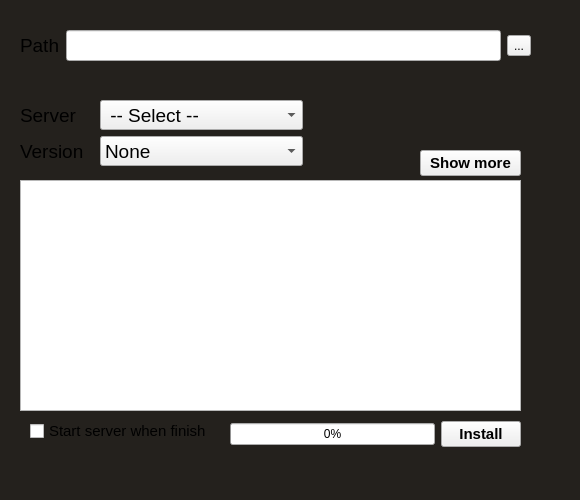
  <widget class="QFrame" name="installFrame">
   <property name="geometry">
    <rect>
     <x>160</x>
     <y>110</y>
     <width>580</width>
     <height>500</height>
    </rect>
   </property>
   <property name="styleSheet">
    <string notr="true"/>
   </property>
   <property name="frameShape">
    <enum>QFrame::StyledPanel</enum>
   </property>
   <property name="frameShadow">
    <enum>QFrame::Raised</enum>
   </property>
   <widget class="QWidget" name="horizontalLayoutWidget_7">
    <property name="geometry">
     <rect>
      <x>20</x>
      <y>30</y>
      <width>511</width>
      <height>31</height>
     </rect>
    </property>
    <layout class="QHBoxLayout" name="horizontalLayout_8">
     <item>
      <widget class="QLabel" name="label_13">
       <property name="font">
        <font>
         <pointsize>14</pointsize>
        </font>
       </property>
       <property name="text">
        <string>Path</string>
       </property>
      </widget>
     </item>
     <item>
      <widget class="QLineEdit" name="lineEdit_4">
       <property name="font">
        <font>
         <pointsize>14</pointsize>
        </font>
       </property>
      </widget>
     </item>
     <item>
      <widget class="QToolButton" name="toolButton_2">
       <property name="text">
        <string>...</string>
       </property>
      </widget>
     </item>
    </layout>
   </widget>
   <widget class="QWidget" name="horizontalLayoutWidget_9">
    <property name="geometry">
     <rect>
      <x>230</x>
      <y>420</y>
      <width>291</width>
      <height>28</height>
     </rect>
    </property>
    <layout class="QHBoxLayout" name="horizontalLayout_10">
     <item>
      <widget class="QProgressBar" name="progressBar">
       <property name="value">
        <number>0</number>
       </property>
       <property name="invertedAppearance">
        <bool>false</bool>
       </property>
      </widget>
     </item>
     <item>
      <widget class="QPushButton" name="pushButton_install">
       <property name="font">
        <font>
         <pointsize>11</pointsize>
         <weight>75</weight>
         <bold>true</bold>
        </font>
       </property>
       <property name="text">
        <string>Install</string>
       </property>
      </widget>
     </item>
    </layout>
   </widget>
   <widget class="QLabel" name="label_InstallError">
    <property name="geometry">
     <rect>
      <x>40</x>
      <y>430</y>
      <width>471</width>
      <height>23</height>
     </rect>
    </property>
    <property name="font">
     <font>
      <pointsize>14</pointsize>
     </font>
    </property>
    <property name="styleSheet">
     <string notr="true">color: rgb(255, 0, 0);</string>
    </property>
    <property name="inputMethodHints">
     <set>Qt::ImhNone</set>
    </property>
    <property name="text">
     <string/>
    </property>
   </widget>
   <widget class="QPushButton" name="pushButton_showInstall">
    <property name="geometry">
     <rect>
      <x>420</x>
      <y>150</y>
      <width>101</width>
      <height>26</height>
     </rect>
    </property>
    <property name="font">
     <font>
      <pointsize>11</pointsize>
      <weight>75</weight>
      <bold>true</bold>
     </font>
    </property>
    <property name="text">
     <string>Show more</string>
    </property>
   </widget>
   <widget class="QLabel" name="label_imageBody_5">
    <property name="geometry">
     <rect>
      <x>0</x>
      <y>0</y>
      <width>580</width>
      <height>500</height>
     </rect>
    </property>
    <property name="styleSheet">
     <string notr="true">background-color: rgb(36, 33, 29);</string>
    </property>
    <property name="text">
     <string/>
    </property>
    <property name="pixmap">
     <pixmap>repository/mapbody.png</pixmap>
    </property>
    <property name="scaledContents">
     <bool>true</bool>
    </property>
   </widget>
   <widget class="QWidget" name="formLayoutWidget_4">
    <property name="geometry">
     <rect>
      <x>20</x>
      <y>100</y>
      <width>283</width>
      <height>66</height>
     </rect>
    </property>
    <layout class="QFormLayout" name="formLayout_4">
     <item row="0" column="0">
      <widget class="QLabel" name="label_34">
       <property name="font">
        <font>
         <pointsize>14</pointsize>
        </font>
       </property>
       <property name="text">
        <string>Server</string>
       </property>
      </widget>
     </item>
     <item row="0" column="1">
      <widget class="QComboBox" name="comboBox_server">
       <property name="font">
        <font>
         <pointsize>14</pointsize>
        </font>
       </property>
       <item>
        <property name="text">
         <string> -- Select --</string>
        </property>
       </item>
       <item>
        <property name="text">
         <string>Minecraft java server</string>
        </property>
       </item>
       <item>
        <property name="text">
         <string>Forge</string>
        </property>
       </item>
       <item>
        <property name="text">
         <string>Spigot</string>
        </property>
       </item>
      </widget>
     </item>
     <item row="1" column="0">
      <widget class="QLabel" name="label_14">
       <property name="font">
        <font>
         <pointsize>14</pointsize>
        </font>
       </property>
       <property name="text">
        <string>Version  </string>
       </property>
      </widget>
     </item>
     <item row="1" column="1">
      <widget class="QComboBox" name="comboBox_version">
       <property name="font">
        <font>
         <pointsize>14</pointsize>
        </font>
       </property>
       <item>
        <property name="text">
         <string>None</string>
        </property>
       </item>
      </widget>
     </item>
    </layout>
   </widget>
   <widget class="QCheckBox" name="checkBox">
    <property name="geometry">
     <rect>
      <x>30</x>
      <y>420</y>
      <width>176</width>
      <height>22</height>
     </rect>
    </property>
    <property name="font">
     <font>
      <pointsize>11</pointsize>
     </font>
    </property>
    <property name="text">
     <string>Start server when finish</string>
    </property>
   </widget>
   <widget class="QTextEdit" name="textEdit_install">
    <property name="enabled">
     <bool>true</bool>
    </property>
    <property name="geometry">
     <rect>
      <x>20</x>
      <y>180</y>
      <width>501</width>
      <height>231</height>
     </rect>
    </property>
    <property name="autoFillBackground">
     <bool>false</bool>
    </property>
    <property name="readOnly">
     <bool>true</bool>
    </property>
    <property name="html">
     <string>&lt;!DOCTYPE HTML PUBLIC &quot;-//W3C//DTD HTML 4.0//EN&quot; &quot;http://www.w3.org/TR/REC-html40/strict.dtd&quot;&gt;
&lt;html&gt;&lt;head&gt;&lt;meta name=&quot;qrichtext&quot; content=&quot;1&quot; /&gt;&lt;style type=&quot;text/css&quot;&gt;
p, li { white-space: pre-wrap; }
&lt;/style&gt;&lt;/head&gt;&lt;body style=&quot; font-family:'MS Shell Dlg 2'; font-size:8.25pt; font-weight:400; font-style:normal;&quot;&gt;
&lt;p style=&quot;-qt-paragraph-type:empty; margin-top:0px; margin-bottom:0px; margin-left:0px; margin-right:0px; -qt-block-indent:0; text-indent:0px;&quot;&gt;&lt;br /&gt;&lt;/p&gt;&lt;/body&gt;&lt;/html&gt;</string>
    </property>
   </widget>
   <zorder>label_imageBody_5</zorder>
   <zorder>horizontalLayoutWidget_7</zorder>
   <zorder>horizontalLayoutWidget_9</zorder>
   <zorder>label_InstallError</zorder>
   <zorder>pushButton_showInstall</zorder>
   <zorder>formLayoutWidget_4</zorder>
   <zorder>checkBox</zorder>
   <zorder>textEdit_install</zorder>
  </widget>
